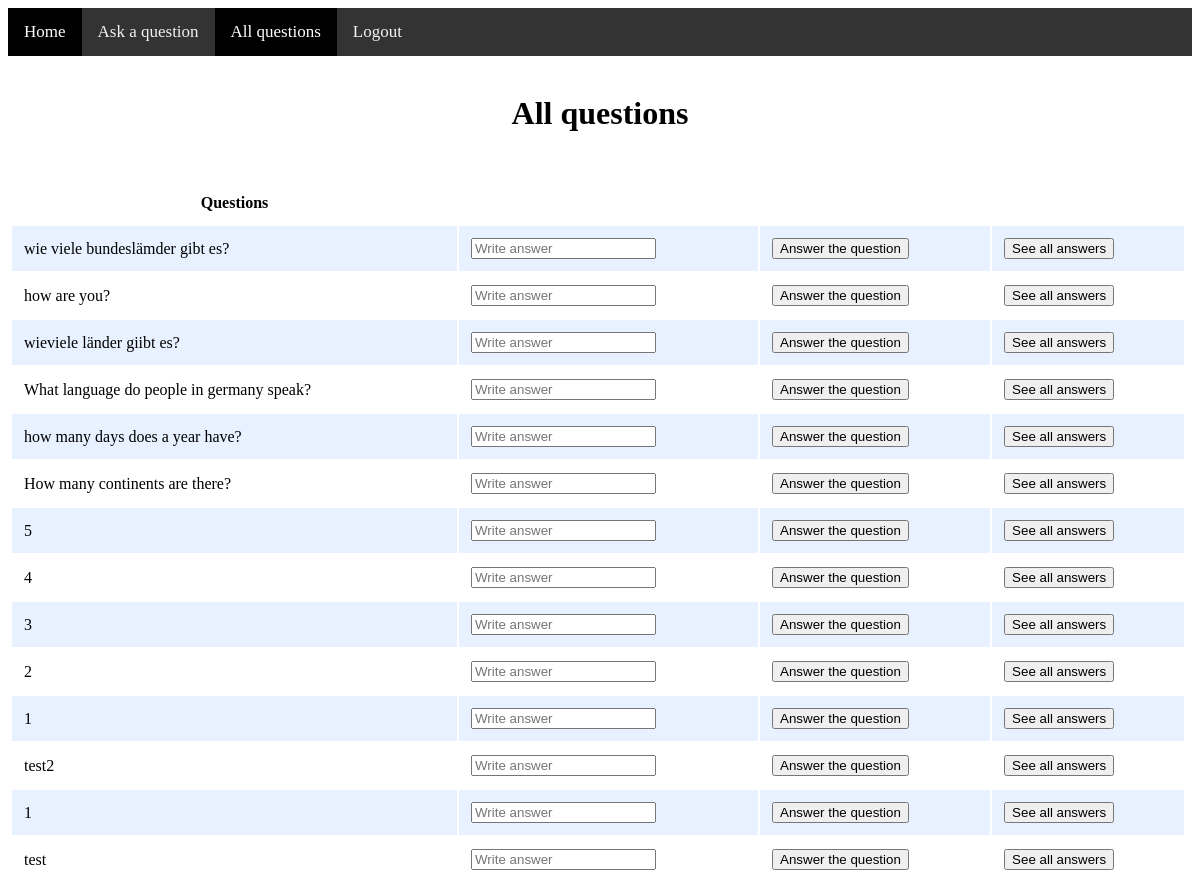
Screenshot of /answer (signed in) with the database file from the repository.
### tables this page shows
CREATE TABLE questions(id INTEGER PRIMARY KEY AUTOINCREMENT NOT NULL, question TEXT NOT NULL, answered integer, user_id integer);

### views.py (the view, shortened to what this page needs)
@views.route('/answer', methods=['GET', 'POST'])
def answer():
    if login_ == True:
        if request.method == 'GET':
            questions = db.execute("SELECT * FROM questions ORDER BY id DESC")
            return render_template("answer.html", questions=questions)
    else:
        error5 = "You have to log in!"
        return render_template("login.html", error=error5)

### templates/answer.html (shortened to what this page needs)
<!DOCTYPE html>
<html lang="en">
    <head>
        <link href="static/answer.css" rel="stylesheet">
    </head>
    <body>
        <div class="topnav">
            <a class="active" href="home">Home</a>
            <a  href="ask">Ask a question</a>
            <a class="active" href="answer">All questions</a>
            <a href="logout">Logout</a>
        </div>
        <br>
        <h1>All questions</h1>
        <br>
        <div class="questions">
            <table class="table1">
                <thead class="thead1">
                    <tr>
                        <th>Questions</th>
                    </tr>
                </thead>
                <tbody class="tbody1">
                    {% for question in questions %}
                    <tr>
                        <td>{{ question.question }}</td>
                        <form action = '/answer' method="post">
                            <td><input name="answer" id="answer" type="text" placeholder="Write answer"></td>
                            <td><button value="{{ question.id }}" name="question_id" class="question_id" type="submit">Answer the question</button></td>
                            <td><button value="{{ question.id }}" name="question_id_answers" class="question_id_answers" type="submit">See all answers</button></td>
                        </form>
                    </tr>
                    {% endfor %}
                </tbody>
            </table>
        </div>
    </body>
</html>

### static/answer.css (style rules this page uses)
h1 { text-align: center; }
.topnav { background-color: #333; overflow: hidden; }
.topnav a { float: left; color: #f2f2f2; text-align: center; padding: 14px 16px; text-decoration: none; font-size: 17px; }
.topnav a.active { background-color: black; color: white; }
.table1 { background-color: transparent; margin-bottom: 1rem; width: 98%; text-align: middle; position: absolute; top: 180px; left: 10px; right: 10px; }
.table1 th, .table1 td { padding: 0.75rem; vertical-align: middle; text-align: middle; }
.tbody1 tr:nth-of-type(odd) { background-color: rgb(179, 208, 255, 0.3); text-align: middle; }

### rows the page displays
questions: question "wie viele bundeslämder gibt es?", {{ question.id }} 14 (drawn)
questions: question "how are you?", {{ question.id }} 13 (drawn)
questions: question "wieviele länder giibt es?", {{ question.id }} 12 (drawn)
questions: question "What language do people in germany speak?", {{ question.id }} 11 (drawn)
questions: question "how many days does a year have?", {{ question.id }} 10 (drawn)
questions: question "How many continents are there?", {{ question.id }} 9 (drawn)
questions: question "5", {{ question.id }} 8 (drawn)
questions: question "4", {{ question.id }} 7 (drawn)
questions: question "3", {{ question.id }} 6 (drawn)
questions: question "2", {{ question.id }} 5 (drawn)
questions: question "1", {{ question.id }} 4 (drawn)
questions: question "test2", {{ question.id }} 3 (drawn)
questions: question "1", {{ question.id }} 2 (drawn)
questions: question "test", {{ question.id }} 1 (drawn)
